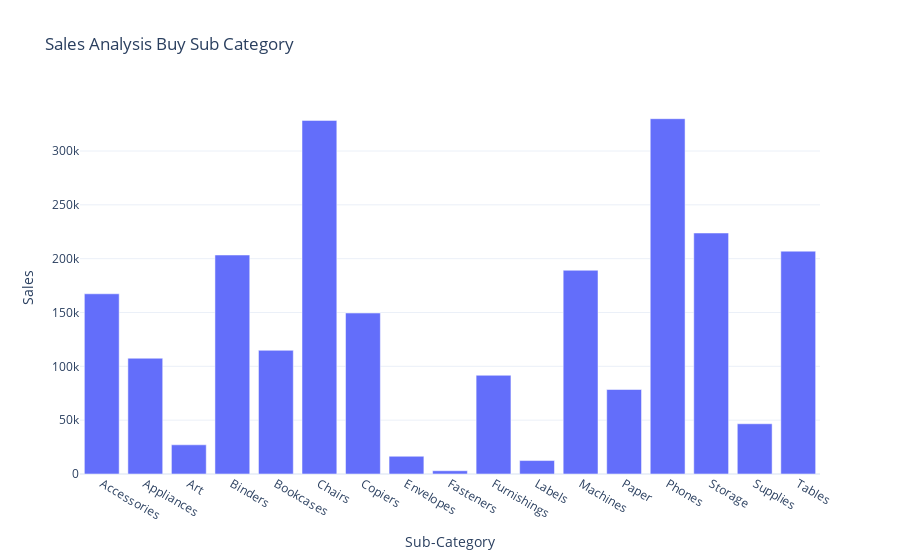

Here is the notebook cell this chart was saved with:
### Code cell
fig=px.bar(sales_by_category,x='Sub-Category',y='Sales',title="Sales Analysis Buy Sub Category")
fig.show()

### Figure 1 — Plotly figure (JSON) as saved in the notebook; plotly's stock layout.template omitted (floating-point values rounded to 4 significant figures)
{"data": [{"alignmentgroup": "True", "hovertemplate": "Sub-Category=%{x}<br>Sales=%{y}<extra></extra>", "legendgroup": "", "marker": {"color": "#636efa", "pattern": {"shape": ""}}, "name": "", "offsetgroup": "", "orientation": "v", "showlegend": false, "textposition": "auto", "type": "bar", "x": ["Accessories", "Appliances", "Art", "Binders", "Bookcases", "Chairs", "Copiers", "Envelopes", "Fasteners", "Furnishings", "Labels", "Machines", "Paper", "Phones", "Storage", "Supplies", "Tables"], "xaxis": "x", "y": [167400.0, 107500.0, 27120.0, 203400.0, 114900.0, 328400.0, 149500.0, 16480.0, 3024.0, 91710.0, 12490.0, 189200.0, 78480.0, 330000.0, 223800.0, 46670.0, 207000.0], "yaxis": "y"}], "layout": {"autosize": true, "barmode": "relative", "legend": {"tracegroupgap": 0}, "title": {"text": "Sales Analysis Buy Sub Category"}, "xaxis": {"anchor": "y", "autorange": true, "domain": [0, 1], "range": [-0.5, 16.5], "title": {"text": "Sub-Category"}, "type": "category"}, "yaxis": {"anchor": "x", "autorange": true, "domain": [0, 1], "range": [0, 347400.0], "title": {"text": "Sales"}, "type": "linear"}}}
